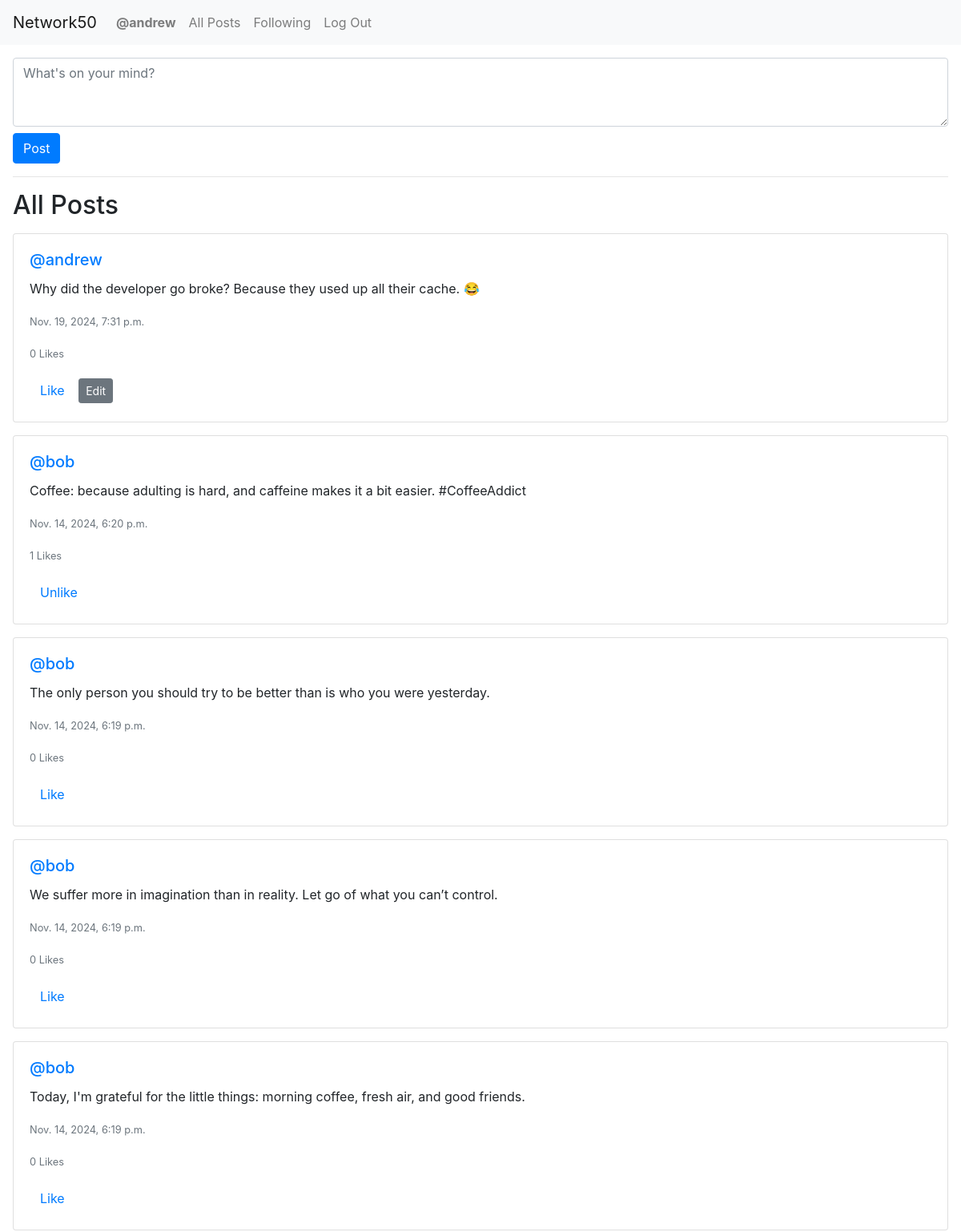
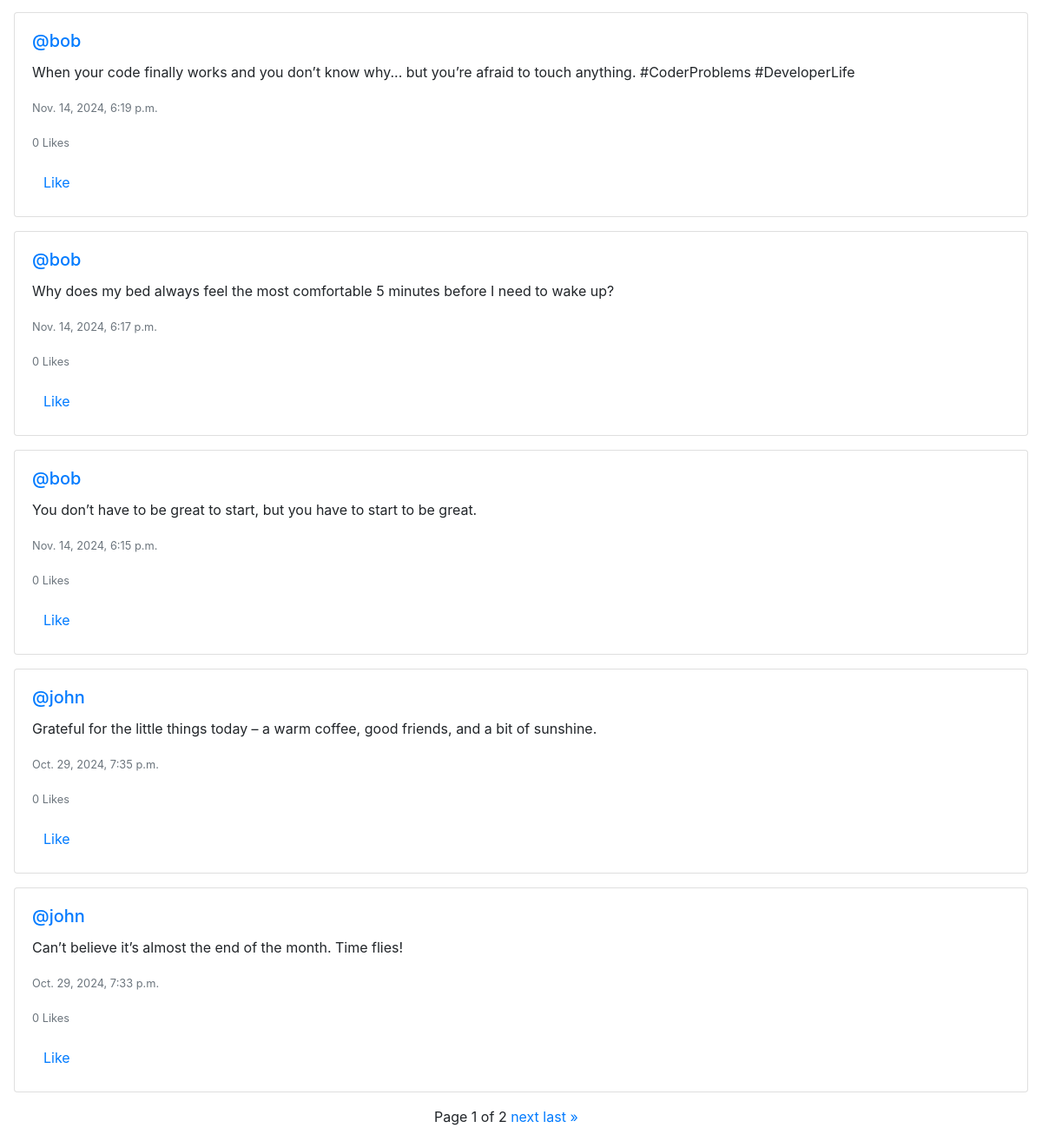
/ (signed in), run on the app's committed database (2 pictures, top to bottom).
### network/models.py (models this page shows, shortened)
class User(AbstractUser):
    following = models.ManyToManyField("self", symmetrical=False, related_name="followers")

class Post(models.Model):
    user = models.ForeignKey(User, on_delete=models.CASCADE, related_name="posts")
    content = models.TextField()
    timestamp = models.DateTimeField(auto_now_add=True)
    likes = models.ManyToManyField(User, related_name="liked_posts", blank=True)

### network/views.py (the view)
# urls.py: path("", views.index, name="index"),
def index(request):
    posts = Post.objects.all().order_by("-timestamp")
    paginator = Paginator(posts, 10)
    page_number = request.GET.get("page")
    page_obj = paginator.get_page(page_number)
    return render(request, "network/index.html", {
        "page_obj": page_obj
    })

### network/templates/network/index.html (shortened to what this page needs)
{% extends "network/layout.html" %}
{% block body %}
    {% if user.is_authenticated %}
        <div class="new-post-form my-3 mx-3">
            <form action="{% url 'create_post' %}" method="POST">
                <textarea name="content" rows="3" placeholder="What's on your mind?" class="form-control"></textarea>
                <button type="submit" class="btn btn-primary mt-2">Post</button>
            </form>
            <hr>
        </div>
    {% endif %}
    <h2 class="my-3 mx-3">All Posts</h2>
    <div class="posts my-3 mx-3">
        {% for post in page_obj %}
            <div class="post card mb-3" id="post-{{ post.id }}">
                <div class="card-body">
                    <h5 class="card-title">
                        <a href="{% url 'profile' post.user.username %}">@{{ post.user.username }}</a>
                    </h5>
                    <p class="card-text" id="content-{{ post.id }}">{{ post.content }}</p>
                    <p class="card-text"><small class="text-muted">{{ post.timestamp }}</small></p>
                    <p class="card-text"><small class="text-muted" id="like-count-{{ post.id }}">{{ post.likes.count }} Likes</small></p>
                    <button class="btn btn-link" id="like-button-{{ post.id }}" onclick="toggleLike({{ post.id }})">
                        {% if user in post.likes.all %}
                            Unlike
                        {% else %}
                            Like
                        {% endif %}
                    </button>
                    {% if post.user == user %}
                        <button class="btn btn-secondary btn-sm" onclick="editPost({{ post.id }})">Edit</button>
                    {% endif %}
                </div>
            </div>
        {% empty %}
            <p>No posts yet.</p>
        {% endfor %}
    </div>
    <div class="pagination mx-auto my-3" style="width: 200px">
        <span class="step-links">
            <span class="current">
                Page {{ page_obj.number }} of {{ page_obj.paginator.num_pages }}
            </span>
            {% if page_obj.has_next %}
                <a href="?page={{ page_obj.next_page_number }}">next</a>
                <a href="?page={{ page_obj.paginator.num_pages }}">last &raquo;</a>
            {% endif %}
        </span>
    </div>
{% endblock %}

### network/templates/network/layout.html (shortened to what this page needs)
{% load static %}
<!DOCTYPE html>
<html lang="en">
    <head>
        <link rel="stylesheet" href="https://stackpath.bootstrapcdn.com/bootstrap/4.4.1/css/bootstrap.min.css">
        <link href="{% static 'network/styles.css' %}" rel="stylesheet">
    </head>
    <body>
        <nav class="navbar navbar-expand-lg navbar-light bg-light">
            <a class="navbar-brand" href="{% url 'index' %}">Network50</a>
            <div>
              <ul class="navbar-nav mr-auto">
                {% if user.is_authenticated %}
                    <li class="nav-item">
                        <a class="nav-link" href="{% url 'profile' user.username %}"><strong>@{{ user.username }}</strong></a>
                    </li>
                {% endif %}
                <li class="nav-item">
                  <a class="nav-link" href="{% url 'index' %}">All Posts</a>
                </li>
                {% if user.is_authenticated %}
                    <li class="nav-item">
                        <a class="nav-link" href="{% url 'following' %}">Following</a>
                    </li>
                    <li class="nav-item">
                        <a class="nav-link" href="{% url 'logout' %}">Log Out</a>
                    </li>
                {% endif %}
              </ul>
            </div>
          </nav>
        <div class="body">
            {% block body %}
            {% endblock %}
        </div>
    </body>
</html>

### data on the page
User: username "andrew"
Post: user.username "andrew", content "Why did the developer go broke? Because they used up all their cache. 😂", timestamp "Nov. 19, 2024, 7:31 p.m.", likes.count "0", shows "Like"
Post: user.username "bob", content "Coffee: because adulting is hard, and caffeine makes it a bit easier. #CoffeeAddict", timestamp "Nov. 14, 2024, 6:20 p.m.", likes.count "1", shows "Unlike"
Post: user.username "bob", content "The only person you should try to be better than is who you were yesterday.", timestamp "Nov. 14, 2024, 6:19 p.m.", likes.count "0", shows "Like"
Post: user.username "bob", content "We suffer more in imagination than in reality. Let go of what you can’t control.", timestamp "Nov. 14, 2024, 6:19 p.m.", likes.count "0", shows "Like"
Post: user.username "bob", content "Today, I'm grateful for the little things: morning coffee, fresh air, and good friends.", timestamp "Nov. 14, 2024, 6:19 p.m.", likes.count "0", shows "Like"
Post: user.username "bob", content "When your code finally works and you don’t know why... but you’re afraid to touch anything. #CoderProblems #DeveloperLife", timestamp "Nov. 14, 2024, 6:19 p.m.", likes.count "0", shows "Like"
Post: user.username "bob", content "Why does my bed always feel the most comfortable 5 minutes before I need to wake up?", timestamp "Nov. 14, 2024, 6:17 p.m.", likes.count "0", shows "Like"
Post: user.username "bob", content "You don’t have to be great to start, but you have to start to be great.", timestamp "Nov. 14, 2024, 6:15 p.m.", likes.count "0", shows "Like"
Post: user.username "john", content "Grateful for the little things today – a warm coffee, good friends, and a bit of sunshine.", timestamp "Oct. 29, 2024, 7:35 p.m.", likes.count "0", shows "Like"
Post: user.username "john", content "Can’t believe it’s almost the end of the month. Time flies!", timestamp "Oct. 29, 2024, 7:33 p.m.", likes.count "0", shows "Like"

### other printed values
{{ page_obj.number }} "1"
{{ page_obj.paginator.num_pages }} "2"
